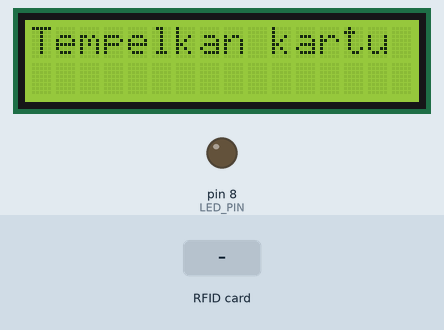
Simulated run of this sketch. Board: Arduino Uno, built with avr-gcc and run on an emulated ATmega328P. On the bench: 16×2 character LCD, output pins drawn as LEDs (lit = HIGH). Dashed ring = blinking. The inputs (shaded band) are chosen by the test bench. Pins used as bus, display or sensor lines are not drawn; what the sketch prints to the serial monitor is not drawn.

Above: at 1.3 s.
1.4 s: RFID card A9 76 FA A2 held to the reader
At 1.55 s:
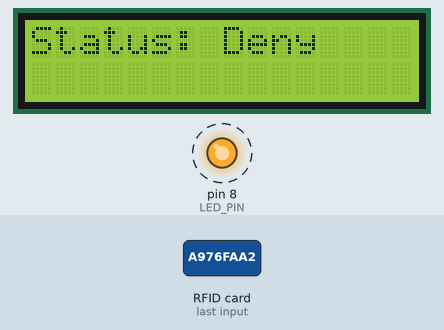
3.6 s: RFID card 5E 7A 19 C4 held to the reader
At 4.9 s:
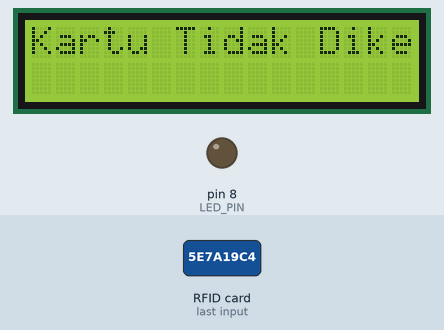
Timing chart, 0 to 6.6 s (numbered marks = the images above; inputs shaded):
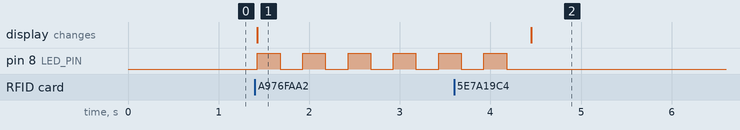

The sketch:

TagDeny_E-ktpAllow.ino
```cpp
#include <SPI.h>
#include <MFRC522.h>
#include <Wire.h>
#include <LiquidCrystal_I2C.h>

#define SS_PIN 10
#define RST_PIN 9
#define LED_PIN 8

MFRC522 mfrc522(SS_PIN, RST_PIN);
LiquidCrystal_I2C lcd(0x27, 16, 2); // Alamat I2C LCD, ganti 0x27 jika perlu

// Gantilah UID_TAG dan UID_KTP dengan UID sebenarnya dari tag RFID dan KTP Anda
byte UID_TAG[4] = {0xA9, 0x76, 0xFA, 0xA2};   // Gantilah dengan UID Tag RFID Anda (4 byte)
byte UID_KTP[7] = {0x05, 0x80, 0x24, 0x95, 0xA8, 0xD1, 0x0}; // Gantilah dengan UID KTP Anda (7 byte)

// Deklarasi prototype fungsi
bool isSameUID(byte *knownUID, byte knownSize, byte *scannedUID, byte scannedSize);
void blinkLED(int duration);
void solidLED(int duration);

void setup() {
  Serial.begin(9600);
  SPI.begin();
  mfrc522.PCD_Init();
  lcd.begin(16, 2);
  lcd.backlight();
  pinMode(LED_PIN, OUTPUT);

  lcd.clear();
  lcd.setCursor(0, 0);
  lcd.print("Tempelkan kartu");
  Serial.println("Tempelkan kartu untuk scanning...");
}

void loop() {
  if (!mfrc522.PICC_IsNewCardPresent() || !mfrc522.PICC_ReadCardSerial()) {
    return;
  }

  // Membaca UID kartu yang dipindai
  if (isSameUID(UID_TAG, 4, mfrc522.uid.uidByte, mfrc522.uid.size)) {
    Serial.println("Status: Deny");
    lcd.clear();
    lcd.setCursor(0, 0);
    lcd.print("Status: Deny");
    blinkLED(3000);  // Blink LED selama 3 detik
  }
  else if (isSameUID(UID_KTP, 7, mfrc522.uid.uidByte, mfrc522.uid.size)) {
    Serial.println("Status: Allow");
    lcd.clear();
    lcd.setCursor(0, 0);
    lcd.print("Status: Allow");
    solidLED(3000);  // Nyalakan LED solid selama 3 detik
  } else {
    Serial.println("Kartu tidak dikenal");
    lcd.clear();
    lcd.setCursor(0, 0);
    lcd.print("Kartu Tidak Dikenal");
    delay(3000);
  }

  mfrc522.PICC_HaltA();
}

// Fungsi untuk membandingkan dua UID dengan mempertimbangkan panjangnya
bool isSameUID(byte *knownUID, byte knownSize, byte *scannedUID, byte scannedSize) {
  if (knownSize != scannedSize) {
    return false;
  }
  for (byte i = 0; i < knownSize; i++) {
    if (knownUID[i] != scannedUID[i]) {
      return false;
    }
  }
  return true;
}

// Fungsi untuk LED berkedip
void blinkLED(int duration) {
  unsigned long start = millis();
  while (millis() - start < duration) {
    digitalWrite(LED_PIN, HIGH);
    delay(250);
    digitalWrite(LED_PIN, LOW);
    delay(250);
  }
}

// Fungsi untuk LED menyala terus
void solidLED(int duration) {
  digitalWrite(LED_PIN, HIGH);
  delay(duration);
  digitalWrite(LED_PIN, LOW);
}
```

Measured:
- after the input at 1.4 s, pin 8 (LED_PIN): alternates HIGH for 0.25 s and LOW for 0.25 s, starting at once; the display: changes at once (image 1)
- after the input at 3.6 s, the display: changes after 0.85 s (image 2)
